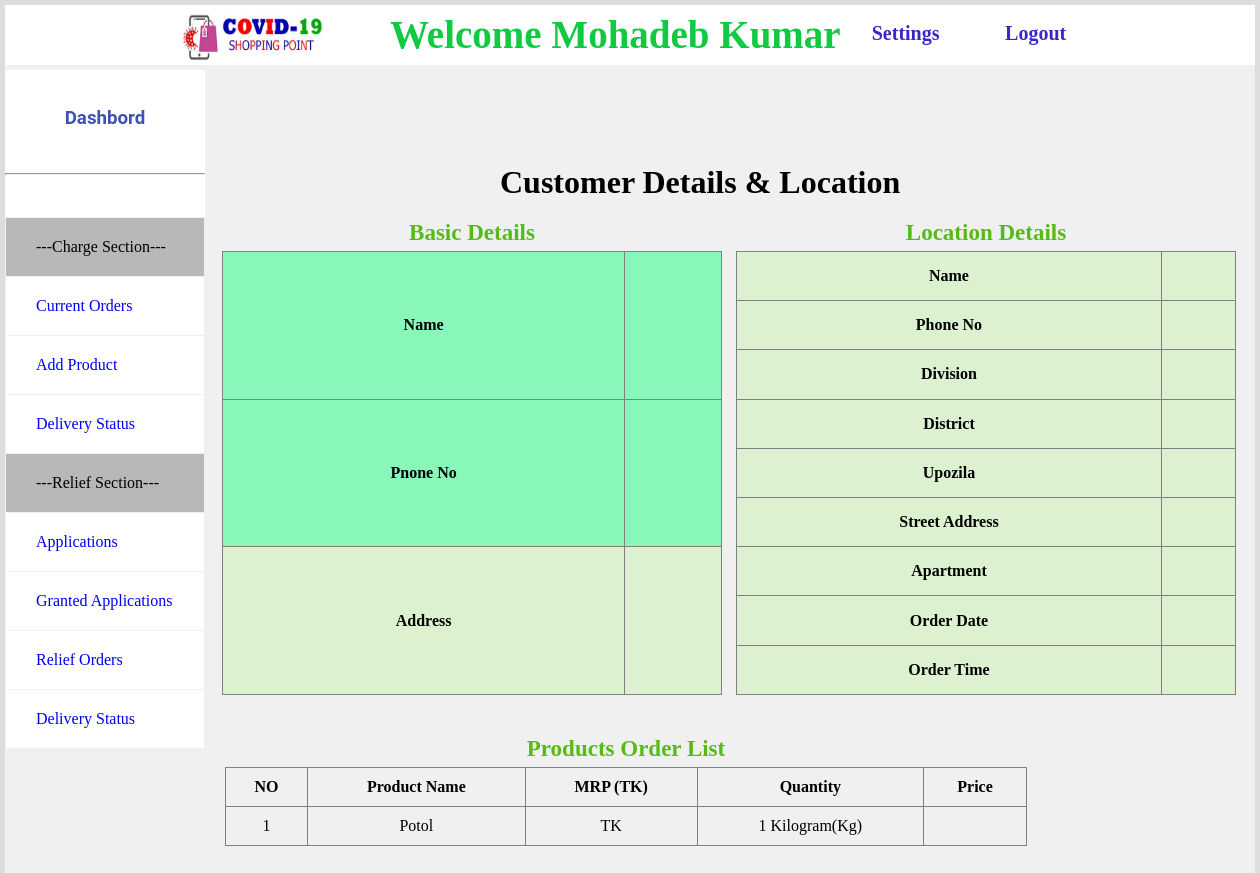
The page /admin/charge_customer_details.php (signed in) on the database as committed earlier.
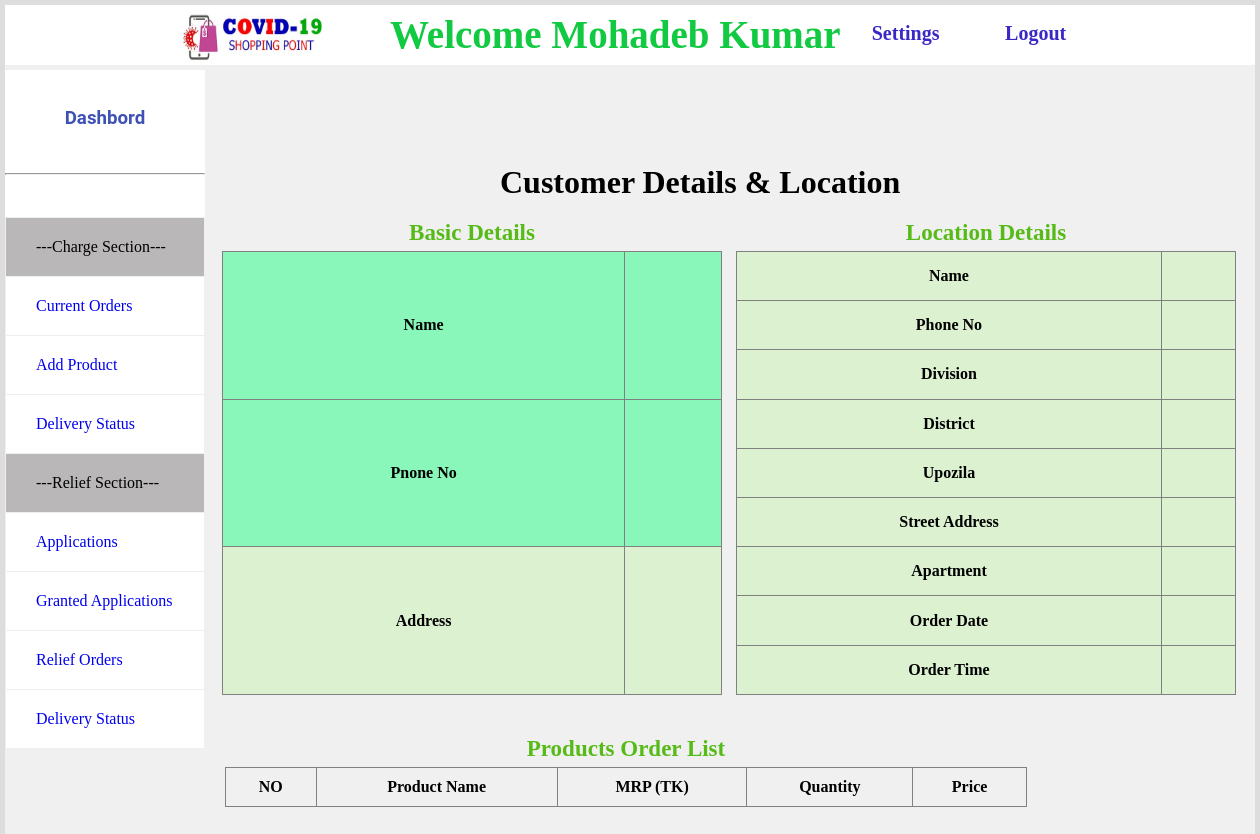
The same page on the database as committed later.
### tables this page shows
CREATE TABLE `charge_customer_order` (
  `REG_NAME` varchar(100) DEFAULT NULL,
  `REG_PHONE` varchar(20) DEFAULT NULL,
  `PRODUCT_NAME` varchar(200) DEFAULT NULL,
  `MRP` double DEFAULT NULL,
  `QUANTITY` double DEFAULT NULL,
  `UNIT` varchar(50) DEFAULT NULL,
  `TOTAL_PRICE` double(8,2) DEFAULT NULL
);

### admin/charge_customer_details.php (the view, shortened to what this page needs)
<?php
	include("dbconnection.inc.php");
?>
<!DOCTYPE html>
<html>
	<head>
		<link rel="stylesheet" href="css/style.css"/>
	</head>
	<body class="back">
		<div>
			<header>
				<?php
					include("topbar.inc.php");
				?>
			</header>
				<div style="height: 1000px;">
				<?php
					include("sidebar.inc.php");
				?>
				<h1 style="    margin-left: 495px;
    margin-top: -638px;" ><br>Customer Details & Location</h1>
			<div>
				<div class="rbox1">
					<br/>
						<table border="1px" class="desired_result1">
						<caption>Basic Details</caption>
							<tr class="table_row_style"><th>Name </th> <td style="font-weight:bold"><?php echo $row["REG_NAME"] ?> </td></tr>
							<tr class="table_row_style"><th>Pnone No</th> <td><?php echo $row["REG_PHONE"] ?> </td></tr>
							<tr><th>Address</th> <td><?php echo $row["ADDRESS"] ?>  </td></tr>
						</table>
				</div>
				<div class="rbox2">
					<br/>
						<table border="1px" class="desired_result2">
						<caption>Location Details</caption>
							<tr><th>Name </th> <td><?php echo $row2["ODR_NAME"] ?> </td></tr>
							<tr><th>Phone No </th> <td><?php echo $row2["ODR_PHONE"] ?> </td></tr>
							<tr><th>Division</th> <td><?php echo $row2["DIVISION"] ?> </td></tr>
							<tr><th>District</th> <td><?php echo $row2["DISTRICT"] ?>  </td></tr>
							<tr><th>Upozila</th> <td><?php echo $row2["UPOZILA"] ?>  </td></tr>
							<tr><th>Street Address</th> <td><?php echo $row2["STREET_ADDRESS"] ?>  </td></tr>
							<tr><th>Apartment</th> <td><?php echo $row2["APARTMENT"] ?>  </td></tr>
							<tr><th>Order Date</th> <td><?php echo $row2["ODR_DATE"] ?>  </td></tr>
							<tr><th>Order Time</th> <td><?php echo $row2["ODR_TIME"] ?>  </td></tr>
						</table>
				</div>
		</div>
					<div class="products_info_div">
					?><br/>
					<table style="width: 802px; text-align:center;margin-left: 220px;
    margin-top: 212px;" border="1px">
					<caption>Products Order List</caption>
						<tr>
							<th>NO</th>
							<th>Product Name</th>
							<th>MRP (TK)</th>
							<th>Quantity</th>
							<th>Price</th>
						</tr>
						<?php
							$sql3="SELECT* FROM charge_customer_order
								  WHERE REG_NAME='{$_SESSION["cname"]}' && REG_PHONE='{$_SESSION["cphone"]}'";
							$res3=$con->query($sql3);
							if($res3->num_rows>0)
							{
								$i=0;
								while($row3=$res3->fetch_assoc())
								{
									$i++;
									echo"
									<tr>
										<td>{$i}</td>
										<td>{$row3["PRODUCT_NAME"]}</td>
										<td>{$row3["MRP"]} TK</td>
										<td>{$row3["QUANTITY"]} {$row3["UNIT"]}</td>
										<td>{$row3["MRP"]}</td>
									</tr>
									";
								}
							}
						?>
						</table><br/>
					</div>
					</div>
		</div>
	</body>
</html>

Rows that differ between the two databases and show on the page:
removed charge_customer_order: PRODUCT_NAME "Potol", QUANTITY "1", UNIT "Kilogram(Kg)"
